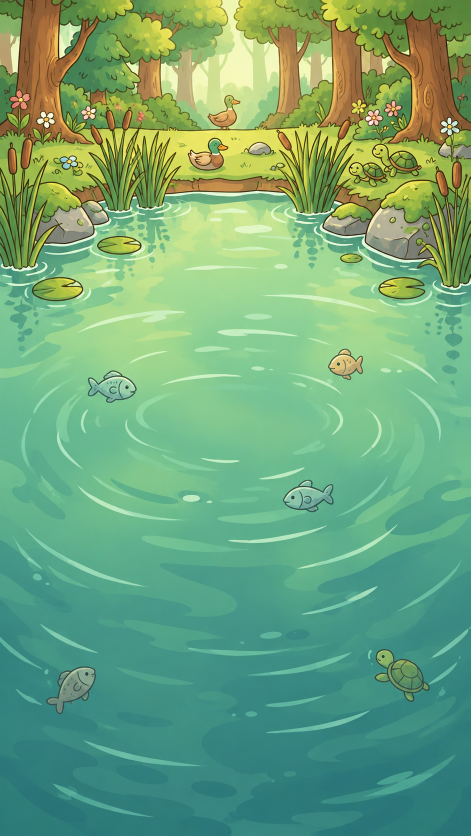
#> input picture assets/images/bg_freshwater.png, 941 x 1672 px (shown at 1/2 size); its folder holds 4 pictures in this run
$ python audit_scene_assets.py
#> lines starting #> are read from the running program, lines starting #| are printed output that depends on the picture
#!/usr/bin/env python3
"""Read-only audit of existing game backgrounds and accessory art.

Do not mistake JPEG data bearing a .png extension for a transparent PNG.
Original art stays unchanged; shortfalls are reported for replacement with real art.
"""
import json
from pathlib import Path
from PIL import Image

ROOT = Path(__file__).resolve().parents[1]
IMAGE_DIR = ROOT / "assets/images"
REPORT_DIR = ROOT / "reports"
BACKGROUNDS = ("bg_freshwater", "bg_coast", "bg_sea", "bg_treasure_island")
DECOR = ("decor_coral_garden", "decor_shell_bed", "decor_bubble_fountain",
         "decor_treasure_castle", "decor_kelp_arch", "decor_moon_rocks")
PLATFORM = ("platform_dock", "platform_pier", "platform_boat", "platform_sandbar")

def inspect_asset(name, category, minimum=(0, 0)):
#> called with name = 'bg_freshwater', category = 'background', minimum = (720, 1280)
    path = IMAGE_DIR / (name + ".png")
    if not path.exists():
        return dict(asset=name, category=category, status="MISSING", flags=["MISSING"])
    with Image.open(path) as image:
#> image is the input picture: PIL image 941x1672 RGB; mean R, G, B 111.4, 166.4, 122.2
        width, height = image.size
#> width = 941; height = 1672
        actual_format = image.format
#> actual_format = 'PNG'
        has_alpha = image.mode in ("RGBA", "LA") or "transparency" in image.info
#> has_alpha = False
    flags = []
    if actual_format != "PNG":
        flags.append("EXTENSION_FORMAT_MISMATCH")
    if width < minimum[0] or height < minimum[1]:
        flags.append("UNDER_TARGET_RENDER_RESOLUTION")
    ratio = min(width / max(1, minimum[0]), height / max(1, minimum[1])) if all(minimum) else None
#> ratio = 1.31
    return dict(asset=name, category=category, path=str(path.relative_to(ROOT)),
                width=width, height=height, actualFormat=actual_format,
                hasAlpha=has_alpha, suggestedMinimum=list(minimum),
                sourceToDisplayRatio=round(ratio, 3) if ratio is not None else None,
                flags=flags, status="REVIEW" if flags else "OK")

def main():
    rows = [inspect_asset(name, "background", (720, 1280)) for name in BACKGROUNDS]
#> call 2 of inspect_asset, with name = 'bg_coast', category = 'background', minimum = (720, 1280)
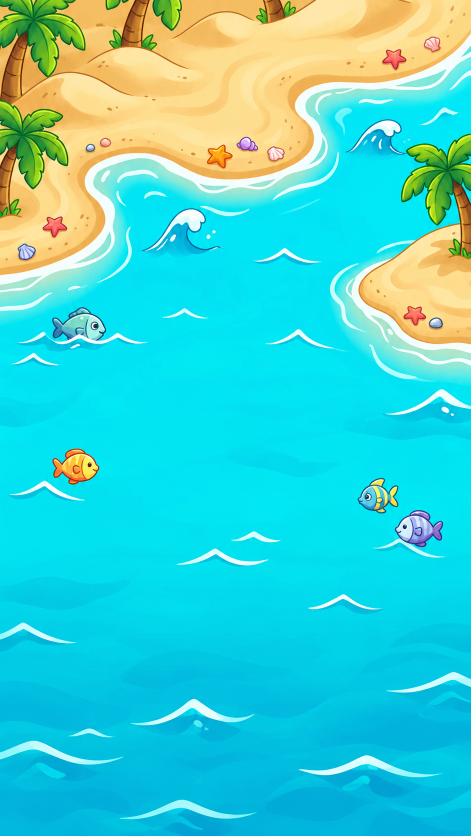
#> input picture assets/images/bg_coast.png, 941 x 1672 px (shown at 1/2 size)
#> in inspect_asset, image is the input picture: PIL image 941x1672 RGB; mean R, G, B 65.5, 210.7, 206.7
#> call 3 of inspect_asset, with name = 'bg_sea', category = 'background', minimum = (720, 1280)
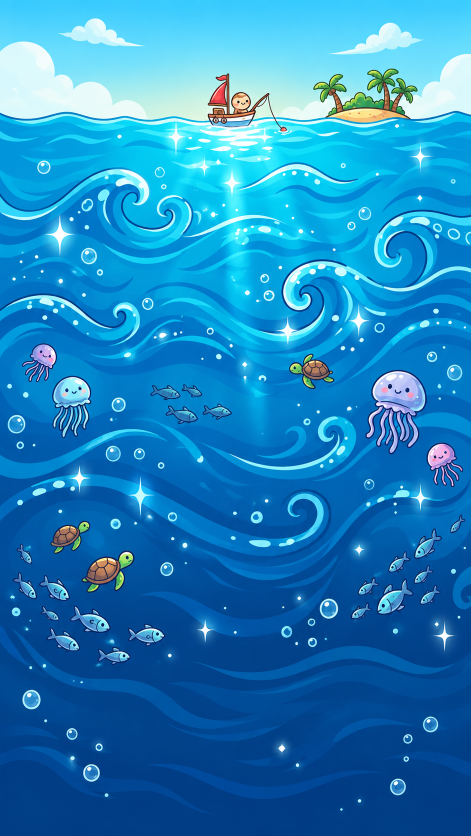
#> input picture assets/images/bg_sea.png, 941 x 1672 px (shown at 1/2 size)
#> in inspect_asset, image is the input picture: PIL image 941x1672 RGB; mean R, G, B 32, 132.7, 191.4
#> call 4 of inspect_asset, with name = 'bg_treasure_island', category = 'background', minimum = (720, 1280)
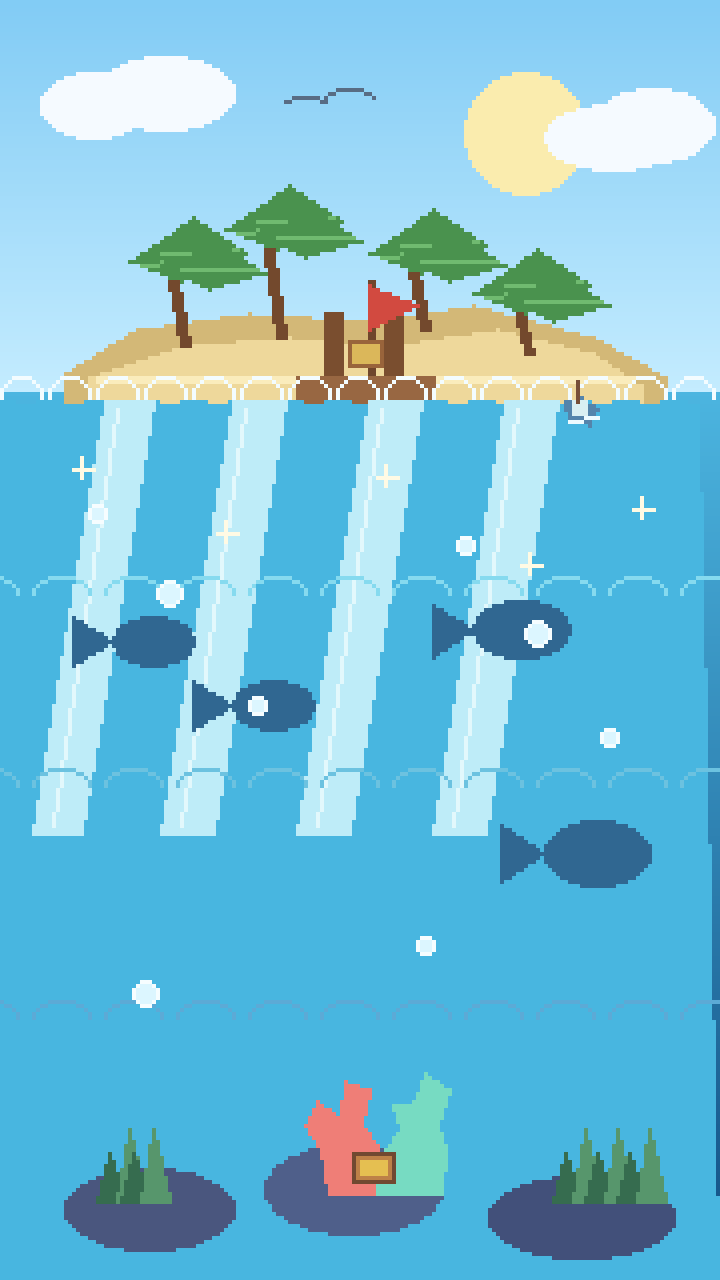
#> input picture assets/images/bg_treasure_island.png, 720 x 1280 px
#> in inspect_asset, image is the input picture: PIL image 720x1280 RGBA; mean R, G, B, A 116.1, 190.8, 216.6, 254.1
#> in inspect_asset (call 4), `has_alpha = image.mode in ("RGBA", "LA") or "transparency" in image.info`: has_alpha = True
#> in inspect_asset (call 4), `ratio = min(width / max(1, minimum[0]), height / max(1, minimum[1])) i..`: ratio = 1
#> rows = 4 items
    rows += [inspect_asset(name, "decor", (256, 256)) for name in DECOR]
#> rows = 10 items
    rows += [inspect_asset(name, "platform", (128, 64)) for name in PLATFORM]
#> rows = 14 items
    REPORT_DIR.mkdir(parents=True, exist_ok=True)
    (REPORT_DIR / "scene_asset_audit.json").write_text(
        json.dumps(rows, ensure_ascii=False, indent=2) + "\n", encoding="utf-8")
    lines = ["# Existing scene art audit", "",
             "Minimums are review targets, never automatic pixel upscales.",
             "", "| Asset | Format | Size | Source / background target | Flags |",
             "|---|---|---:|---:|---|"]
    for row in rows:
        lines.append(f"| {row['asset']} | {row.get('actualFormat', '-')} | "
                     f"{row.get('width', '-')}×{row.get('height', '-')} | "
                     f"{row.get('sourceToDisplayRatio', '-')} | "
                     f"{', '.join(row['flags']) or '-'} |")
#> this loop made 14 passes
#> after the loop, lines = 20 items
    (REPORT_DIR / "scene_asset_audit.md").write_text("\n".join(lines) + "\n", encoding="utf-8")
    for row in rows:
        print(f"SCENE_ASSET {row['asset']} size={row.get('width')}x{row.get('height')} "
              f"format={row.get('actualFormat')} flags={','.join(row['flags']) or '-'}")
    print(f"SCENE_AUDIT checked={len(rows)} reviews={sum(bool(x['flags']) for x in rows)}")
#| SCENE_AUDIT checked=14 reviews=10
    if any(row["status"] == "MISSING" for row in rows):
#> (the run stopped early here; a loop or call above may not have finished)
